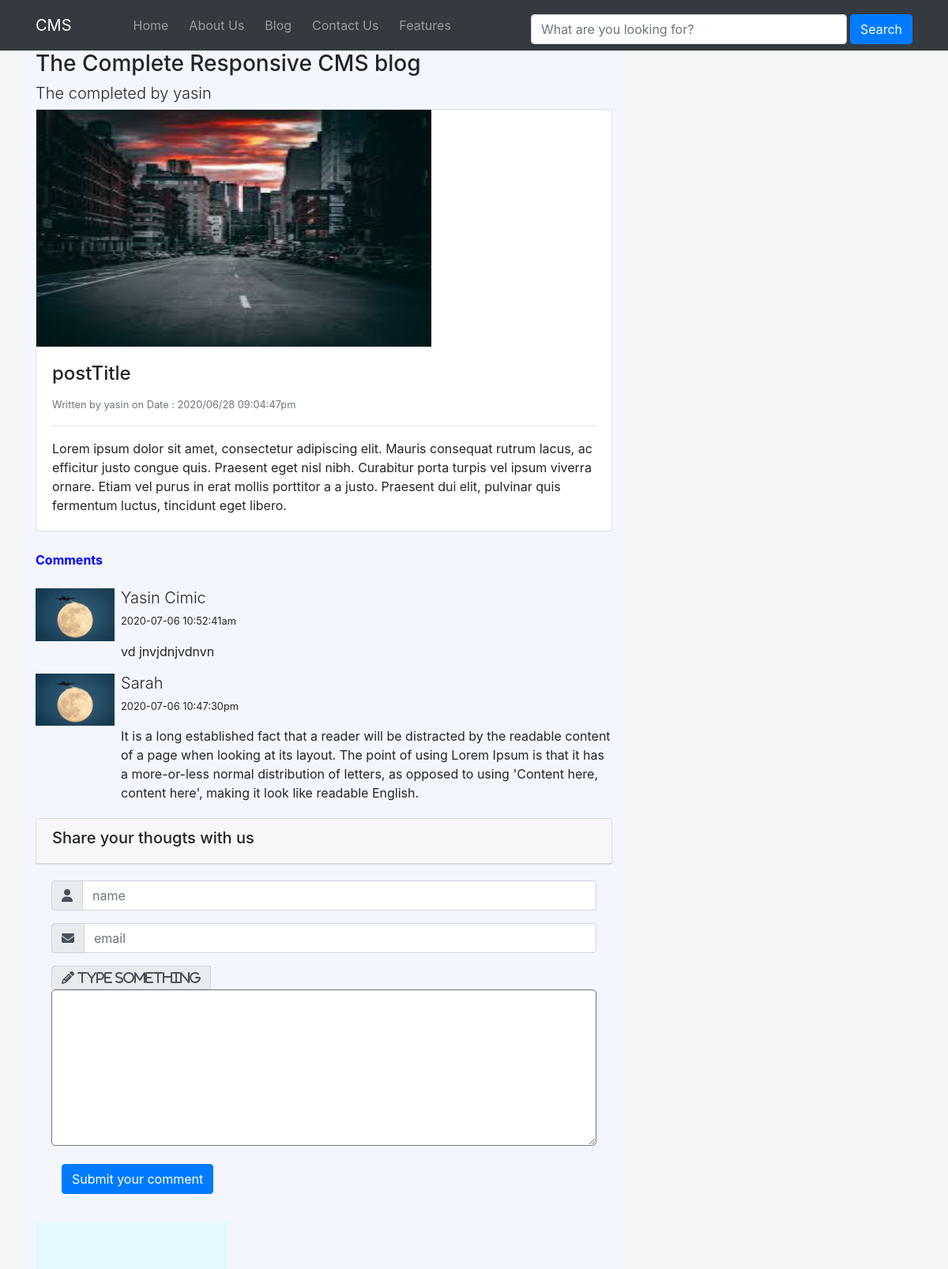
Page /fullpost.php?id=13 on the committed database.
### tables this page shows
CREATE TABLE `post` (
  `id` int(11) NOT NULL,
  `date` varchar(50) NOT NULL,
  `title` varchar(50) NOT NULL,
  `category` varchar(50) NOT NULL,
  `author` varchar(50) NOT NULL,
  `image` varchar(50) NOT NULL,
  `post` varchar(500) NOT NULL
);

CREATE TABLE `comment` (
  `com_id` int(11) NOT NULL,
  `datetime` varchar(50) NOT NULL,
  `name` varchar(30) NOT NULL,
  `email` varchar(50) NOT NULL,
  `comment` varchar(700) NOT NULL,
  `approvedBy` varchar(50) NOT NULL,
  `status` varchar(5) NOT NULL,
  `post_id` int(11) NOT NULL
);

### fullpost.php (the view, shortened to what this page needs)
<?php require_once "Includes/Functions.php"; ?>
<?php $searchQueryParamater = $_GET['id']; ?>
<!DOCTYPE html>
<html lang="en">
<head>
    <link rel="stylesheet" href="https://stackpath.bootstrapcdn.com/bootstrap/4.5.0/css/bootstrap.min.css"
>
    <link rel="stylesheet" href="CSS/style.css">
</head>
<body>
<nav class="navbar navbar-expand-lg navbar-dark bg-dark">
    <div class="container">
        <a class="navbar-brand " href="dashboard.php" style="margin-right: 70px;">CMS</a>
        <div class="collapse navbar-collapse" id="navbar-collapseCMS">
            <ul class="navbar-nav ">
                <li class="nav-item">
                    <a href="dashboard.php" class="nav-link" style="margin-right: 10px;">Home</a>
                </li>
                <li class="nav-item">
                    <a href="#" class="nav-link" style="margin-right: 10px;">About Us </a>
                </li>
                <li class="nav-item">
                    <a href="blog.php?page=1" class="nav-link" style="margin-right: 10px;">Blog</a>
                </li>
                <li class="nav-item">
                    <a href="#" class="nav-link" style="margin-right: 10px;">Contact Us</a>
                </li>
                <li class="nav-item">
                    <a href="#" class="nav-link" style="margin-right: 10px;">Features</a>
                </li>
            </ul>
            <ul class="navbar-nav ml-auto">
                <form class="form-inline" action="blog.php">
                    <div class="form-group">
                        <input class="form-control" type="text" name="search" placeholder="What are you looking for?"
                               style="width:400px; margin-top:10px;">
                        <button type="submit" class="btn btn-primary" name="button"
                                style="margin-left:4px;margin-top:10px">Search
                        </button>
                    </div>
                </form>
            </ul>
        </div>
    </div>
</nav>
<div class="container">
    <div class="row">
        <div class="col-sm-8" style="min-height:40px; background:#f4f6ff;">
            <h3>The Complete Responsive CMS blog</h3>
            <h3 class="lead">The completed by yasin</h3>
            <?php
            if (isset($_GET['button'])) {
                $search = $_GET['search'];
                $sql = "SELECT * FROM post
					        WHERE date LIKE :search
							OR title LIKE :search
							OR category LIKE :search
							OR post LIKE :search";
                $stmt = $db->prepare($sql);
                $stmt->bindValue(':search', '%' . $search . '%');
                $stmt->execute();
            } else {
                $postIdFromUrl = $_GET["id"];
                $sql = "SELECT * FROM post WHERE id ='$postIdFromUrl'";
                $stmt = $db->query($sql);
            }
            while ($dataRow = $stmt->fetch()) {
                $postDate = $dataRow["date"];
                $postTitle = $dataRow["title"];
                $author = $dataRow["author"];
                $image = $dataRow["image"];
                $post = $dataRow["post"]; ?>
                <div class="card ">
                    <img src="Uploads/<?php echo htmlentities($image); ?>" style="max-height:500px;" width="500px"
                         height="300px">
                    <div class="card-body">
                        <h4 class="card-title"><?php echo $postTitle; ?></h4>
                        <small class="text-muted">Written by <?php echo htmlentities($author) ?>
                            on <?php echo $postDate ?></small>
                        <hr>
                        <p class="card-text">
                            <?php echo $post ?>
                        </p>
                    </div>
                </div>
            <?php
            } ?>
            <div>
                <br>
                <span class="FieldInfo" style="color:blue;"> <b>Comments</b> </span>
                <br><br>
            </div>
            <?php
            $sql = "SELECT * FROM comment WHERE post_id='$searchQueryParamater' AND status='on' ";
            $stmt = $db->query($sql);
            while ($dataRows = $stmt->fetch()) {
                $comDate = $dataRows['datetime'];
                $comName = $dataRows['name'];
                $comComment = $dataRows['comment']; ?>
            <div>
                <div class="media">
                    <img src="Images/plane.jpg " width="100px" height="200px" class="d-block img-fluid align-self-start"
                         alt="">
                    <div class="media-body ml-2">
                        <h3 class="lead"> <?php echo $comName; ?>   </h3>
                        <p class="small"> <?php echo $comDate; ?>  </p>
                        <p> <?php echo $comComment; ?>  </p>
                    </div>
                </div>
                <?php
            } ?>
            </div>
            <div class="">
                <form class="" action="fullpost.php?id=<?php echo $searchQueryParamater ?>" method="post">
                    <div class="card mt-1">
                        <div class="card-header">
                            <h5 class="FieldInfo">Share your thougts with us</h5>
                        </div>
                    </div>
                    <div class="card-body">
                        <div class="form-group">
                            <div class="input-group">
                                <div class="input-group-prepend">
                                    <span class="input-group-text"> <i class="fas fa-user"></i> </span>
                                </div>
                                <input class="form-control" type="text" name="name" placeholder="name">
                            </div>
                        </div>
                        <div class="form-group">
                            <div class="input-group">
                                <div class="input-group-prepend">
                                    <span class="input-group-text"> <i class="fas fa-envelope"></i> </span>
                                </div>
                                <input class="form-control" type="text" name="email" placeholder="email">
                            </div>
                        </div>
                        <div class="form-group">
                          <div class="input-group">
                            <div class="input-group-prepend ">
                            <span class="input-group-text">  <i class="fas fa-pencil-alt "> Type Something  </i>  </span>
                            </div>
                            <textarea name="commentArea" rows="8" cols="73" style="border-radius:5px;"
                                      name="postArea"></textarea>
                          </div>
                        </div>
                        <div class="btn ">
                            <button type="submit" name="submitCom" class="btn btn-primary">Submit your comment</button>
                        </div>
                    </div>
                </form>
            </div>
        </div>
        <div class="col-sm-4 mt-2" style="min-height:60px; background:#e4f9ff;">
        </div>
    </div>
</body>
</html>

### CSS/style.css (style rules this page uses)
body { background-color: whitesmoke; }

### rows in the picture
post: image (picture), title "postTitle", author "yasin", date "Date : 2020/06/28 09:04:47pm", post "Lorem ipsum dolor sit amet, consectetur adipiscing elit. Mauris consequat rutrum lacus, ac efficitur justo congue quis. Praesent eget nisl nibh. Curabitur porta turpis vel ipsum viverra ornare. Etiam vel purus in erat mollis porttitor a a justo. Praesent dui elit, pulvinar quis fermentum luctus, tincidunt eget libero."
comment: name "Yasin Cimic", datetime "2020-07-06 10:52:41am", comment "vd jnvjdnjvdnvn"
comment: name "Sarah", datetime "2020-07-06 10:47:30pm", comment "It is a long established fact that a reader will be distracted by the readable content of a page when looking at its layout. The point of using Lorem Ipsum is that it has a more-or-less normal distribution of letters, as opposed to using 'Content here, content here', making it look like readable English."
